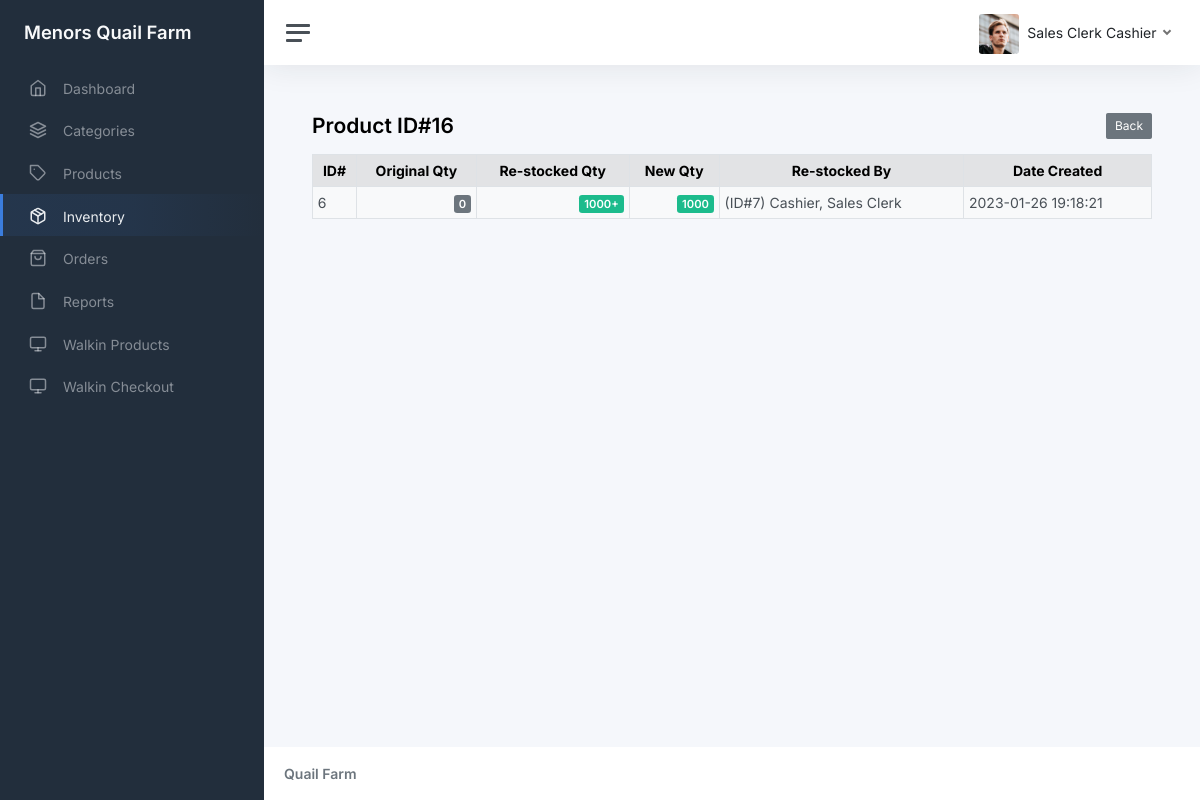
Page /admin/inventory_view.php?id=16 (signed in) on the earlier database version.
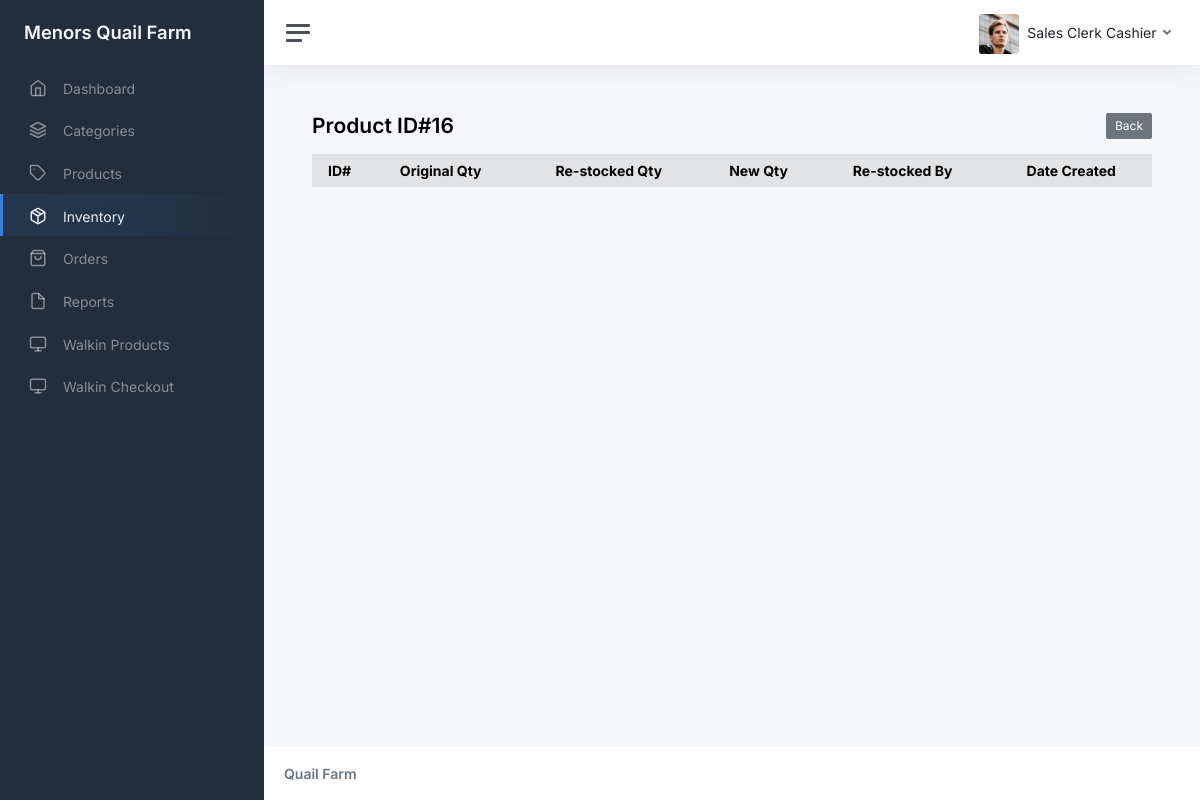
Same page on the later database version.
### tables this page shows
CREATE TABLE `tbl_inventory_history` (
  `id` int(11) NOT NULL AUTO_INCREMENT,
  `product_id` int(11) DEFAULT NULL,
  `original_qty` int(11) DEFAULT NULL,
  `qty` int(11) DEFAULT NULL,
  `created_by` int(11) DEFAULT NULL,
  `date_created` datetime DEFAULT current_timestamp(),
  PRIMARY KEY (`id`)
);

### functions.php (called while the page is built, shortened)
<?php
function get_list($sql)
{
    $result = mysqli_query($_SESSION['conn'], $sql);
    $temp = array();
    while ($row = $result->fetch_assoc()) {
        $temp[] = $row;
    }
    return $temp;
}

### admin/inventory_view.php (the view)
<?php include_once('header.php') ?>
<?php
$id = $_GET['id'];
?>
<main class="content">
  <div class="container-fluid p-0">
    <h1 class="h3 mb-3"><strong>Product ID#<?= $id ?> </strong> <a href="inventory.php" class="btn btn-sm btn-secondary" style="float:right"> Back</a></h1>
    <table class="table table-sm table-striped table-hover table-bordered">
      <thead class="table-secondary">
        <tr>
          <th scope="col" class="text-center">ID#</th>
          <th scope="col" class="text-center">Original Qty</th>
          <th scope="col" class="text-center">Re-stocked Qty</th>
          <th scope="col" class="text-center">New Qty</th>
          <th scope="col" class="text-center">Re-stocked By</th>
          <th scope="col" class="text-center">Date Created</th>
        </tr>
      </thead>
      <tbody>
        <?php foreach (get_list("select h.*,concat('(ID#',i.id,') ',i.last_name,', ',i.first_name) as created_by from tbl_inventory_history h left join tbl_users_info i on i.id = h.created_by where h.product_id =" . $id . " order by h.date_created desc") as $res) { ?>
          <tr>
            <td><?php echo $res['id']; ?></td>
            <td class="text-end"><span class="badge bg-secondary"><?php echo $res['original_qty']; ?></span></td>
            <td class="text-end"><span class="badge <?php echo ($res['qty'] + $res['original_qty'] > $res['original_qty']) ? 'bg-success' : 'bg-danger'; ?>"><?php echo abs($res['qty']); ?><?php echo ($res['qty'] + $res['original_qty'] > $res['original_qty']) ? '+' : '-'; ?></span> </td>
            <td class="text-end"><span class="badge <?php echo ($res['qty'] + $res['original_qty'] > $res['original_qty']) ? 'bg-success' : 'bg-danger'; ?>"><?php echo $res['qty'] + $res['original_qty']; ?></span></td>
            <td><?php echo $res['created_by']; ?></td>
            <td><?php echo $res['date_created']; ?></td>
          </tr>
        <?php } ?>
      </tbody>
    </table>
  </div>
</main>
<?php include_once('footer.php') ?>

Differences in the rows shown:
removed tbl_inventory_history: id "6", original_qty "0", qty "1000", $res['qty'] + $res['original_qty'] "1000", created_by "(ID#7) Cashier, Sales Clerk", date_created "2023-01-26 19:18:21"
